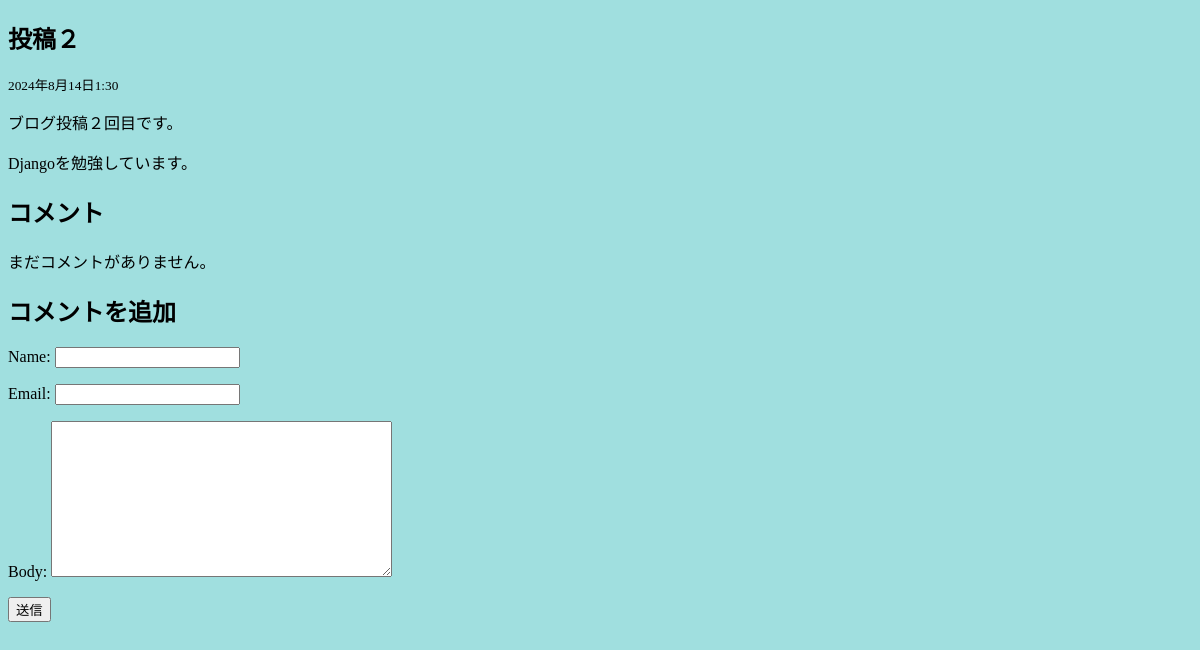
/post-2/, run on an earlier commit of the app's database.
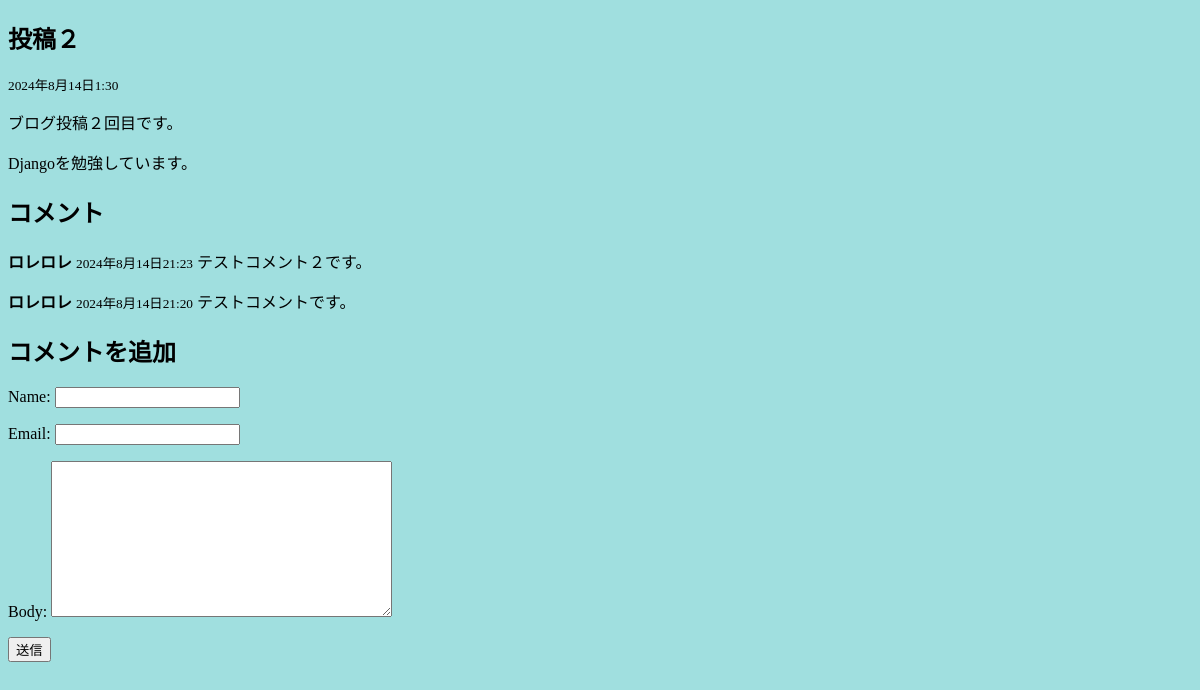
And on a later commit of the database.
### blog/models.py (models this page shows)
class Post(models.Model):
  title = models.CharField(max_length=255)
  slug = models.SlugField()
  intro = models.TextField()
  body = models.TextField()
  posted_date = models.DateTimeField(auto_now_add=True)

class Comment(models.Model):
  post = models.ForeignKey(
    Post, related_name="comments", on_delete=models.CASCADE)
  name = models.CharField(max_length=255)
  email = models.EmailField()
  body = models.TextField()
  data_added = models.DateTimeField(auto_now_add=True)
  class Meta:
    ordering = ["-data_added"]

### blog/views.py (the view, shortened to what this page needs)
# urls.py: path('<slug:slug>/', post_detail, name='post_detail')
def post_detail(request, slug):
    post = get_object_or_404(Post, slug=slug)
    form = CommentForm()
    return render(request, "blog/post_detail.html", {"post": post, "form": form})

### blog/forms.py
class CommentForm(forms.ModelForm):
    class Meta:
        model = Comment
        fields = ["name", "email", "body"]

### blog/templates/blog/post_detail.html (shortened to what this page needs)
{% extends 'blog/base.html' %}
{% block content %}
  <h1>{{post.title}}</h1>
  <small>{{post.posted_date}}</small>
  <p>{{post.intro}}</p>
  <p>{{post.body}}</p>
  <h2>コメント</h2>
  {% for comment in post.comments.all %}
    <p>
      <strong>{{comment.name}}</strong>
      <small>{{comment.data_added}}</small>
      {{comment.body}}
    </p>
    {% empty %}
      <div>
        <p>まだコメントがありません。</p>
      </div>
  {% endfor %}
  <h2>コメントを追加</h2>
  <form action='.' method='post'>
    {{form.as_p}}
    <button>送信</button>
  </form>
{% endblock %}

### blog/templates/blog/base.html (shortened to what this page needs)
{% load static %}
<!DOCTYPE html>
<html lang="en">
<head>
  <link rel="stylesheet" href="{% static 'css/main.css' %}">
</head>
<body>
  <section>
    <div>
      {% block content %}{% endblock %}
    </div>
  </section>
</body>
</html>

### static/css/main.css (style rules this page uses)
body { background-color: rgb(160, 223, 223); }

What changed in the data, as far as the page shows it:
added Comment: name "ロレロレ", data_added "2024年8月14日21:23", body "テストコメント２です。"
added Comment: name "ロレロレ", data_added "2024年8月14日21:20", body "テストコメントです。"
Also different on the page:
text no longer shown: "まだコメントがありません。"
